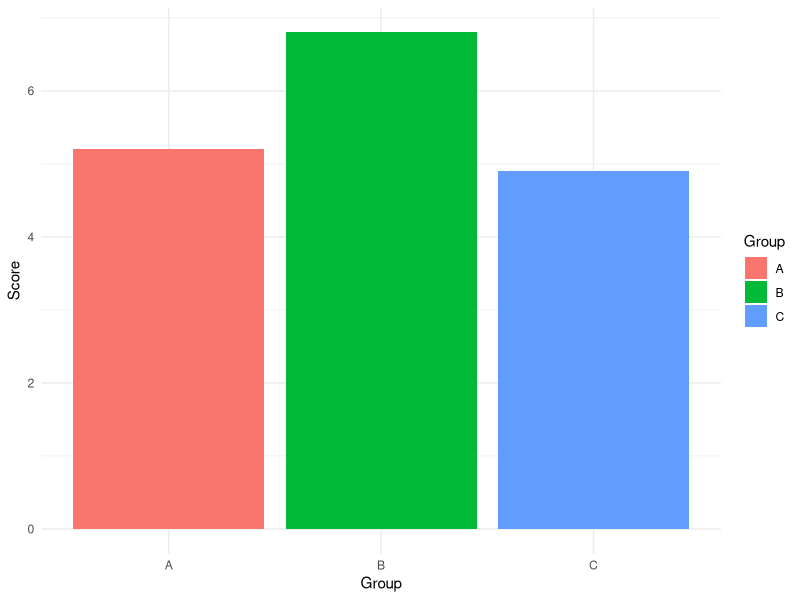
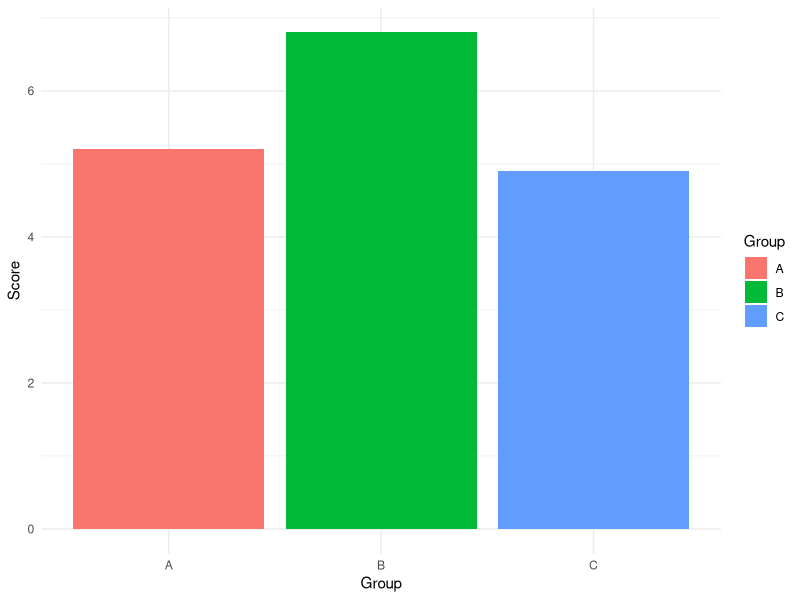

Write the R code that produced these figures, in order.
## ---- chunk 1
#| label: fig-scores
#| fig-cap: "Boxplot of scores by group"
#| fig-width: 6
#| fig-height: 4

library(ggplot2)

data <- data.frame(
  Group = c("A", "B", "C"),
  Score = c(5.2, 6.8, 4.9)
)

ggplot(data, aes(x = Group, y = Score, fill = Group)) +
  geom_bar(stat = "identity") +
  theme_minimal()
## ---- chunk 2
library(ggplot2)

data <- data.frame(
  Group = c("A", "B", "C"),
  Score = c(5.2, 6.8, 4.9)
)

ggplot(data, aes(x = Group, y = Score, fill = Group)) +
  geom_bar(stat = "identity") +
  theme_minimal()
